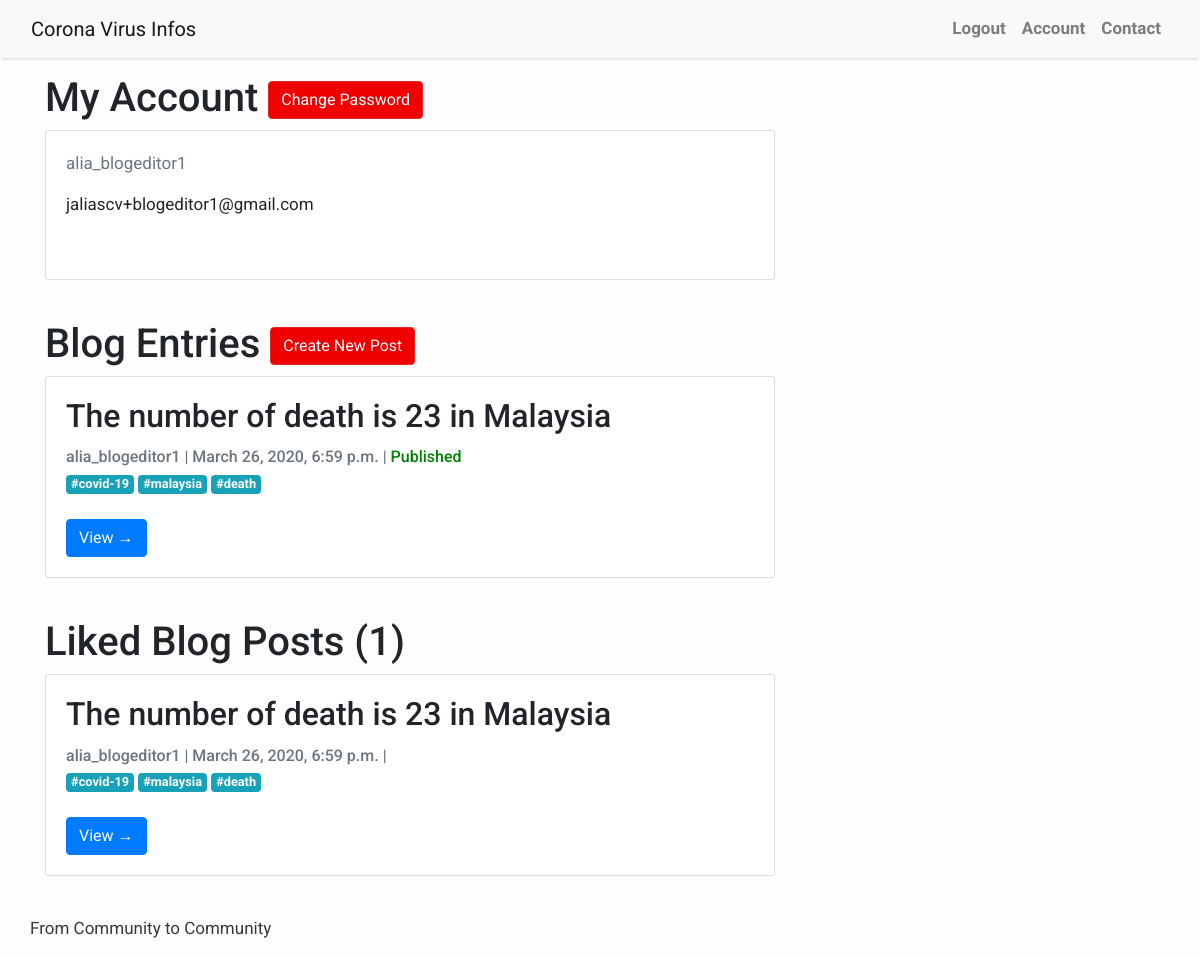
Page /accounts/profile/ (signed in) on the earlier database version.
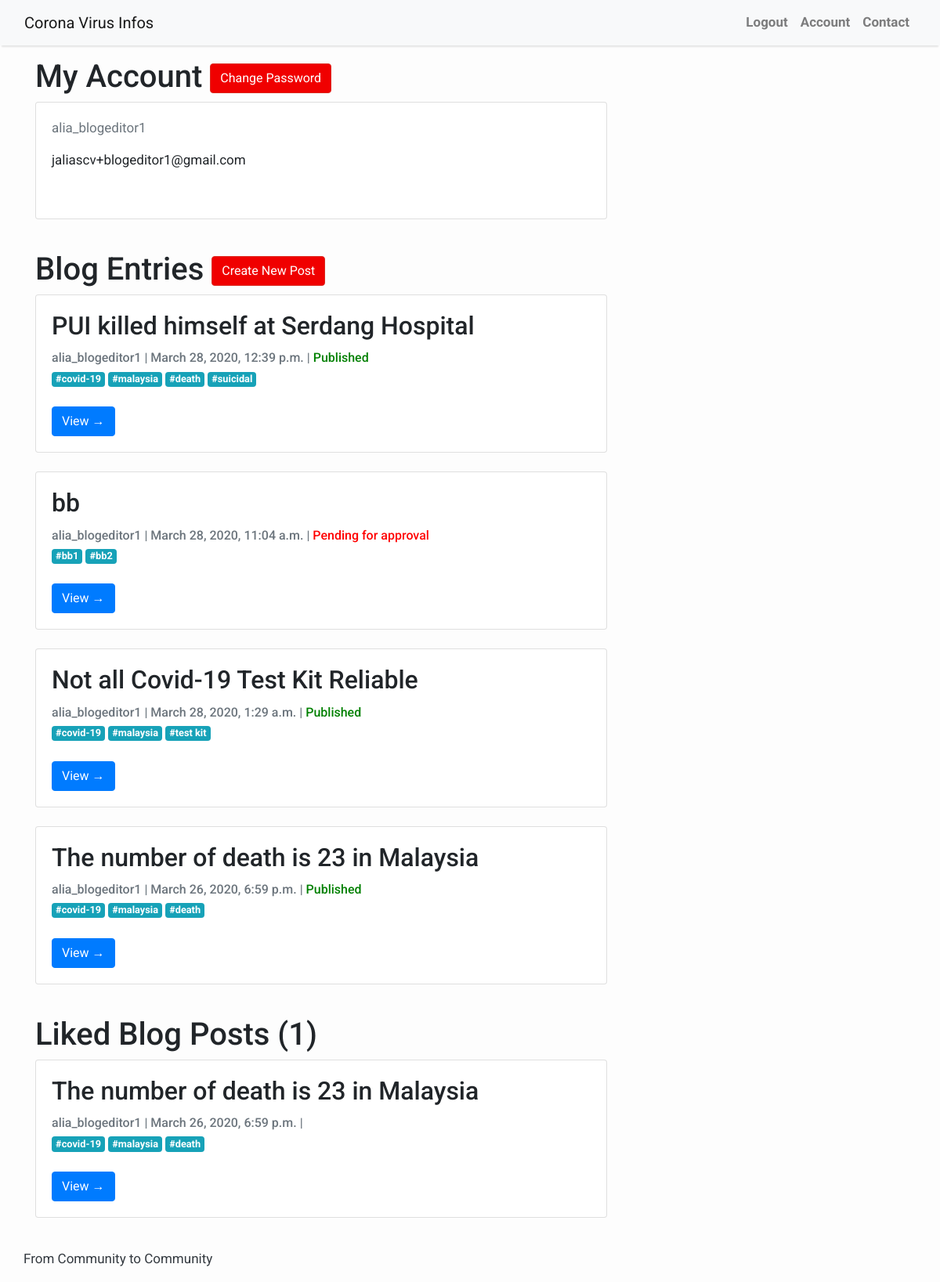
Same page on the later database version.
### blog/models.py (models this page shows, shortened)
class CustomUser(AbstractUser):
    role = models.IntegerField(choices=ROLE, default=0)

class Post(models.Model):
    title = models.CharField(max_length=60, unique=True)
    slug  = models.SlugField(max_length=60, unique=True)
    author = models.ForeignKey (CustomUser, on_delete=models.CASCADE, related_name='blog_posts')
    updated_on = models.DateTimeField(auto_now= True)
    cover = models.ImageField(upload_to='images/', default='images/default.png')
    content = models.TextField( blank=True)
    created_on = models.DateTimeField(auto_now = True)
    status = models.IntegerField(choices=STATUS, default=0)
    tags = TaggableManager()
    class Meta:
        ordering = ['-created_on']

class Preference(models.Model):
    author = models.ForeignKey(CustomUser, on_delete=models.CASCADE, related_name='preferences')
    post = models.ForeignKey(Post, on_delete=models.CASCADE, related_name='preferences')
    value = models.IntegerField()
    date = models.DateTimeField(auto_now= True)
    class Meta:
       unique_together = ("author", "post", "value")

### register/views.py (the view)
# urls.py: path('accounts/profile/', v.UserProfile.as_view(), name='profile'),
class UserProfile(generic.DetailView):
    model = CustomUser
    template_name = 'registration/profile.html'
    def get_object(self):
        return get_object_or_404(CustomUser, username=self.request.user.username)
    def get_context_data(self, **kwargs):
        context = super().get_context_data(**kwargs)
        posts = Post.objects.filter(author=self.request.user.id)
        liked_posts = Preference.objects.filter(value=1, author=self.request.user.id)
        context['post_list'] = posts
        context['status'] = STATUS
        context['liked_posts'] = liked_posts
        return context

### templates/registration/profile.html
{% extends '../base.html' %}
{% block content %}
<div class="container">
  <div class="row">
        <div class="col-md-8 mt-3 left">
        <h1> My Account <a href="{% url 'password_change' %}"
           class="btn btn-danger">Change Password</a></h1>
        <div class="card mb-4">
        <div class="card-body">
        <p class=" text-muted">{{ user.username }} </p>
        <p class="card-text ">{{ user.email | safe }}</p>
        <br/>
  </div>
</div>
  </div>
</div>
</div>
{% if user.role == 1 %}
<div class="container">
    <div class="row">
        <div class="col-md-8 mt-3 left">
        <h1>Blog Entries   <a href="/blog/create/"
           class="btn btn-danger">Create New Post</a> </h1>
            {% for post in post_list %}
            <div class="card mb-4">
                <div class="card-body">
                    <h2 class="card-title">{{ post.title }}</h2>
                    {% with post.status as status_index %}
                    <p class="card-text text-muted h6">{{ post.author }} | {{ post.created_on }} | {% ifequal post.status 1%} <font color="red">Pending for approval</font> {% else %} <font color="green">Published</font> {% endifequal%}</p>
                    {% endwith %}
                    <div style="display:flex">
                      {% for tag in post.tags.all %}
                      <a href="{% url 'tagged' tag.slug %}" class="mr-1 badge badge-info">#{{ tag }}</a>
                      {% endfor %}
                    </div>
                    <br/>
                    <a href="{% url 'post_detail' post.slug  %}" class="btn btn-primary">View &rarr;</a>
                </div>
            </div>
            {% endfor %}
        </div>
{% endif %}
<div class="container">
    <div class="row">
        <div class="col-md-8 mt-3 left">
            <h1>Liked Blog Posts ({{liked_posts.count}}) </h1>
            {% for pref in liked_posts %}
            <div class="card mb-4">
                <div class="card-body">
                    <h2 class="card-title">{{ pref.post.title }}</h2>
                    {% with pref.post.status as status_index %}
                    <p class="card-text text-muted h6">{{ pref.post.author }} | {{ pref.post.created_on }} | {{ status.status_index }} </p>
                    {% endwith %}
                    <div style="display:flex">
                      {% for tag in pref.post.tags.all %}
                      <a href="{% url 'tagged' tag.slug %}" class="mr-1 badge badge-info">#{{ tag }}</a>
                      {% endfor %}
                    </div>
                    <br/>
                    <a href="{% url 'post_detail' pref.post.slug  %}" class="btn btn-primary">View &rarr;</a>
                </div>
            </div>
            {% endfor %}
            </div>
            </div>
        </div>
{% endblock %}

### templates/base.html (shortened to what this page needs)
<!DOCTYPE html>
<html>
    <head>
        <link rel="stylesheet" href="https://maxcdn.bootstrapcdn.com/bootstrap/4.0.0/css/bootstrap.min.css"
 />
    </head>
    <body>
        <nav class="navbar navbar-expand-lg navbar-light bg-light shadow" id="mainNav">
            <div class="container-fluid">
                <a class="navbar-brand" href="{% url 'home' %}">Corona Virus Infos</a>
                <div class="collapse navbar-collapse" id="navbarResponsive">
                    <ul class="navbar-nav ml-auto">
                        <li class="nav-item text-black">
                            {% if user.is_authenticated %}
                            <a class="nav-link text-black font-weight-bold" href="/accounts/logout">Logout</a>
                            {% else %}
                            <a class="nav-link text-black font-weight-bold" href="/accounts/login">Login</a>
                            {% endif%}
                        </li>
                            {% if user.is_authenticated %}
                        <li class="nav-item text-black">
                            <a class="nav-link text-black font-weight-bold" href="/accounts/profile">Account</a>
                        </li>
                           {% endif %}
                        <li class="nav-item text-black">
                            <a class="nav-link text-black font-weight-bold" href="#">Contact</a>
                        </li>
                    </ul>
                </div>
            </div>
        </nav>
        {% block content %}{% endblock content %}
        <footer class="py-3 bg-grey">
            <p class="m-0 text-dark text-center ">From Community to Community</p>
        </footer>
    </body>
</html>

### templates/base.html (style rules this page uses)
body { font-family: "Roboto", sans-serif; font-size: 17px; background-color: #fdfdfd; }
.shadow { box-shadow: 0 4px 2px -2px rgba(0, 0, 0, 0.1); }
.btn-danger { color: #fff; background-color: #f00000; border-color: #dc281e; }

Differences in the rows shown:
added Post: title "PUI killed himself at Serdang Hospital", author "alia_blogeditor1", created_on "March 28, 2020, 12:39 p.m.", Tag (name "covid-19"), Tag (name "malaysia"), Tag (name "death")
added Tag: name "suicidal", shown under "PUI killed himself at Serdang Hospital"
added Post: title "bb", author "alia_blogeditor1", created_on "March 28, 2020, 11:04 a.m."
added Tag: name "bb1", shown under "bb"
added Tag: name "bb2", shown under "bb"
added Post: title "Not all Covid-19 Test Kit Reliable", author "alia_blogeditor1", created_on "March 28, 2020, 1:29 a.m.", Tag (name "covid-19"), Tag (name "malaysia")
added Tag: name "test kit", shown under "Not all Covid-19 Test Kit Reliable"
